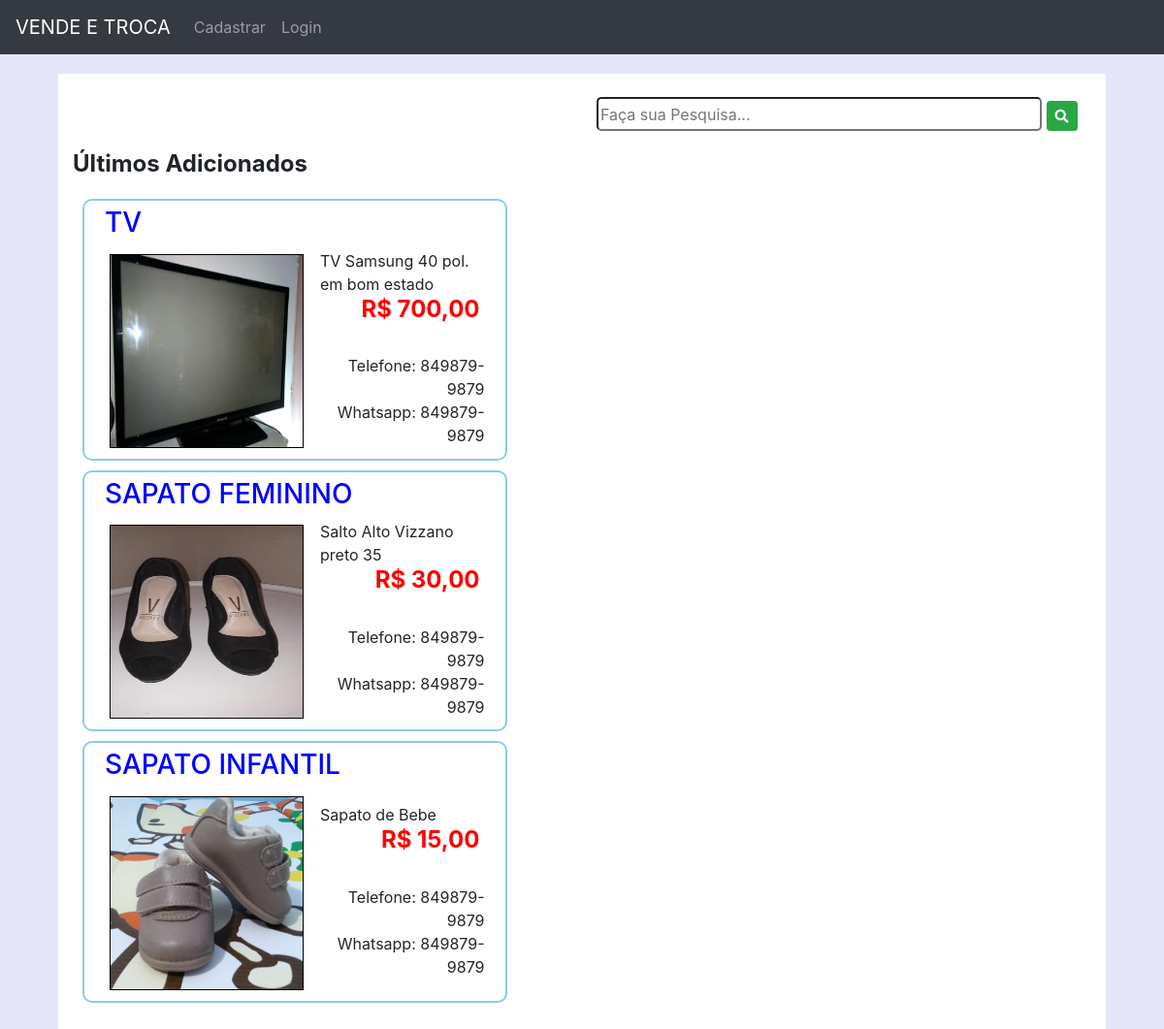
The page / on the database its author committed.
### tables this page shows
CREATE TABLE IF NOT EXISTS TB_PRODUTOSDOSUSUARIOS (
  PDU_ID INT UNSIGNED NOT NULL AUTO_INCREMENT,
  PDU_USU_ID INT UNSIGNED NOT NULL ,
  PDU_TELEFONE varchar(12) NOT NULL,
  PDU_WHATSAPP varchar(12) NULL,
  PDU_NOME varchar(90) NOT NULL,
  PDU_DESCRICAO varchar(500) NULL,
  PDU_FOTO varchar(300) NULL,
  PDU_QUANT SMALLINT UNSIGNED,
  PDU_PRECO DOUBLE UNSIGNED NOT NULL ,
  PDU_VENDIDO boolean NULL,
  PDU_DATACAD datetime NOT NULL,
  CONSTRAINT PRIMARY KEY (PDU_ID),
  CONSTRAINT FK_USU_PDU FOREIGN KEY(PDU_USU_ID) REFERENCES TB_USUARIOS(USU_ID)
);

### classes/dao/Conexao.class.php (called while the page is built, shortened)
<?php
class Conexao {
    private static $conexao;
    public static function get() {
        try {
            if (!isset(self::$conexao)) {
                self::$conexao = new PDO(self::URL, self::USER, self::PASS, self::UTF);
                self::$conexao->setAttribute(PDO::ATTR_ERRMODE, PDO::ERRMODE_EXCEPTION);
            }
            return self::$conexao;
        } catch(PDOException $error) {
            echo "Conexão falhou: {$error->getMessage()}";
            return null;
        }
    }
}

### classes/dao/ProdutoDAO.class.php (called while the page is built, shortened)
<?php
require_once(__DIR__ . "/./Conexao.class.php");
require_once(__DIR__ . "/../modelo/Produto.class.php");
class ProdutoDAO {
    private $conexao;
    function __construct() {
        $this->conexao = Conexao::get();
    }
    public function findAll() {
        $sql = "SELECT * FROM TB_PRODUTOSDOSUSUARIOS LEFT JOIN TB_USUARIOS ON USU_ID=PDU_USU_ID LEFT JOIN TB_ESTADOS ON USU_EST_ID=EST_ID ORDER BY PDU_DATACAD DESC";
        $statement = $this->conexao->prepare($sql);
        $statement->execute();
        $rows = $statement->fetchAll();
        $produtos = array();
        foreach ($rows as $row) {
            $user = new User();
            $user->setId($row['USU_ID']);
            $user->setNome($row['USU_NOME']);
            $user->getEstado()->setUF($row['EST_ESTADO']);
            $user->setCidade($row['USU_CIDADE']);
            $produto = new Produto();
            $produto->setIdProduto($row['PDU_ID']);
            $produto->setNomeProduto($row['PDU_NOME']);
            $produto->setTelefone($row['PDU_TELEFONE']);
            $produto->setWhatsapp($row['PDU_WHATSAPP']);
            $produto->setDescricao($row['PDU_DESCRICAO']);
            $produto->setFoto($row['PDU_FOTO']);
            $produto->setQuant($row['PDU_QUANT']);
            $produto->setVendido($row['PDU_VENDIDO']);
            $produto->setDataProduto($row['PDU_DATACAD']);
            $produto->setPreco($row['PDU_PRECO']);
            $produto->setUser($user);
            array_push($produtos, $produto);
        }
        return $produtos;
    }
}

### classes/modelo/User.class.php (called while the page is built, shortened)
<?php
class User {
    private $estado;
    public function __construct($login=null, $senha=null) {
        $this->estado = new Estado();
    }
    public function getEstado() {
        return $this->estado;
    }
}

### classes/modelo/Produto.class.php (called while the page is built, shortened)
<?php
require_once(__DIR__ . "/./User.class.php");
class Produto {
    private $nomeproduto;
    private $telefone;
    private $whatsapp;
    private $descricao;
    private $foto;
    private $preco;
    public function getNomeProduto() {
        return $this->nomeproduto;
    }
    public function getTelefone() {
        return $this->telefone;
    }
    public function getWhatsapp() {
        return $this->whatsapp;
    }
    public function getDescricao() {
        return $this->descricao;
    }
    public function getFoto() {
        return $this->foto;
    }
    public function getPrecoFormatado() {
        return 'R$ ' . number_format($this->preco, 2, ',', '.');
    }
    public function setNomeProduto($nomeproduto) {
        $this->nomeproduto = strtoupper($nomeproduto);
    }
    public function setTelefone($telefone) {
        $this->telefone = $telefone;
    }
    public function setWhatsapp($whatsapp) {
        $this->whatsapp = $whatsapp;
    }
    public function setDescricao($descricao) {
        $this->descricao = $descricao;
    }
    public function setFoto($foto) {
        $this->foto = $foto;
    }
    public function setPreco($preco) {
        $this->preco = $preco;
    }
}

### index.php (the view, shortened to what this page needs)
<?php
require_once(__DIR__ . "/./classes/modelo/Produto.class.php");
require_once(__DIR__ . "/./classes/dao/ProdutoDAO.class.php");
$produtoDao = new ProdutoDAO();
$produtos = $produtoDao->findAll();
?>
<!DOCTYPE html>
<html lang="pt-br">
<head>
    <link rel="stylesheet" href="./assets/css/bootstrap.css">
    <link rel="stylesheet" href="./assets/css/fontawesome.css">
</head>
<body style="background-color: #E6E6FA;">
  <nav class="navbar navbar-expand-lg navbar-dark bg-dark">
  <a class="navbar-brand" href="#">VENDE E TROCA</a>
  <div class="collapse navbar-collapse" id="navbarNavDropdown" >
    <ul class="navbar-nav" >
      <li class="nav-item">
        <a class="nav-link" href="./cadastrar/">Cadastrar</a>
      </li>
      <li class="nav-item">
        <a class="nav-link" href="./login/">Login</a>
      </li>
     </ul>
  </div>
</nav>
    <div class="container">
        <br/>
        <div class="row">
            <div class="col-6" style="text-align:right; padding:5px;">
            </div>
            <div class="col-6">
            <fieldset>
                <form method="GET" id="form_salvar">
                        <div class="form-group">
                            <input type="text" name="pesquisar" id="pesquisar" placeholder="Faça sua Pesquisa...">
                             <button type="submit" class="btn btn-sm btn-success" name="pesquisar" value="pesquisar"><i class="fas fa-search"></i></button>
                        </div>
             </fieldset>
                 </div>
        </div>
        <div class="row">
            <div class="col-12">
                <fieldset>
                    <legend><b>Últimos Adicionados</b></legend>
                        <?php foreach($produtos as $produto): ?>
                            <div class="col-5" id="produto">
                                <table>
                                    <thead>
                                        <tr>
                                           <th colspan="3"><div id="nome"><h3><?=$produto->getNomeProduto();?></h3></div></th>
                                        </tr>
                                    </thead>
                                    <tbody>
                                        <tr>
                                            <td><div id="foto"><img src="<?=$produto->getFoto();?>" id="img"/></div></td>
                                            <td colspan="2"><div><?=$produto->getDescricao();?><br/></div>
                                            <div id="preco"><h4><b><?=$produto->getPrecoFormatado();?></h4></b></div>
                                            <div id="contatos"><b><?=$produto->getUser()->getNome();?></b><br/>
                                                Telefone: <?=$produto->getTelefone();?><br/>
                                                Whatsapp: <?=$produto->getWhatsapp();?></div></td>
                                        </tr>
                                    </tbody>
                                </table>
                            </div>
                        <?php endforeach; ?>
                          <br/>
                </fieldset>
            </div>
        </div>
    </div>
</body>
</html>

### index.php (style rules this page uses)
#foto { width:200px; height:200px; margin: 5px 15px 5px 5px; }
#img { width:200px; height:200px; border: 1px solid black; }
#nome { text-align: left; color: blue; }
#preco { text-align: right; color: red; margin-right: 5px; }
#pesquisar { width:90%; height:35px; border-radius:5px; }
#contatos { text-align: right; margin-bottom: 5px; }
#produto { border: 2px solid #87CEEB; border-radius:10px; margin:10px; }
table { margin:5px; padding:5px; }
td { text-align: left; }
body { background-color: #87CEEB; }
.container { background-color: white; margin-top:20px; width:90%; }

### rows shown on the page
tb_produtosdosusuarios: PDU_NOME "TV", PDU_FOTO (picture), PDU_DESCRICAO "TV Samsung 40 pol. em bom estado", PDU_PRECO "R$ 700,00", PDU_TELEFONE "849879-9879", PDU_WHATSAPP "849879-9879"
tb_produtosdosusuarios: PDU_NOME "SAPATO FEMININO", PDU_FOTO (picture), PDU_DESCRICAO "Salto Alto Vizzano preto 35", PDU_PRECO "R$ 30,00", PDU_TELEFONE "849879-9879", PDU_WHATSAPP "849879-9879"
tb_produtosdosusuarios: PDU_NOME "SAPATO INFANTIL", PDU_FOTO (picture), PDU_DESCRICAO "Sapato de Bebe", PDU_PRECO "R$ 15,00", PDU_TELEFONE "849879-9879", PDU_WHATSAPP "849879-9879"
